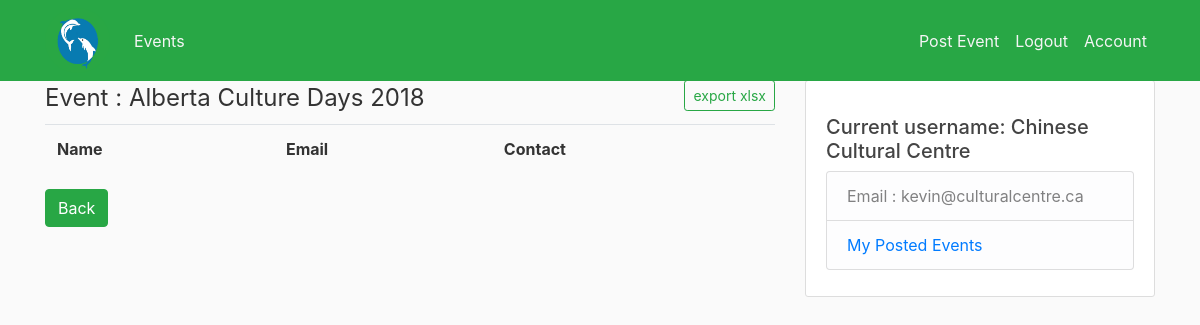
/vlist/1 (signed in), run on the app's committed database.
### volunteer_blog/models.py (models this page shows, shortened)
class Post(db.Model):
    id = db.Column(db.Integer, primary_key=True)
    enroll_close_date = db.Column(db.String(30), nullable=True)
    location = db.Column(db.String(100), nullable=False)
    date = db.Column(db.String(30),  nullable=False)
    time = db.Column(db.String(30), nullable=False)
    title = db.Column(db.String(30),  nullable=False)
    content = db.Column(db.String(1000),  nullable=False)
    user_id = db.Column(db.Integer, db.ForeignKey('user.id'), nullable=False)
    post_created_time = db.Column(db.DateTime, nullable=False, default=datetime.utcnow)
    joins = db.relationship('Join', backref='post', lazy=True)

class User(db.Model, UserMixin):
    id = db.Column(db.Integer, primary_key=True)
    category = db.Column(db.String(30), nullable=False)
    username = db.Column(db.String(40), unique=True, nullable=False)
    email = db.Column(db.String(30), unique=True, nullable=False)
    telephone = db.Column(db.String(30), nullable=True)
    image_file = db.Column(db.String(30), nullable=False, default='default.jpg')
    password = db.Column(db.String(60), nullable=False)
    user_created_time = db.Column(db.DateTime, nullable=False, default=datetime.utcnow)
    authenticated = db.Column(db.Boolean, default=False)
    email_confirmation_sent_on = db.Column(db.DateTime, nullable=True)
    email_confirmed = db.Column(db.Boolean, nullable=True, default=False)
    email_confirmed_on = db.Column(db.DateTime, nullable=True)
    joins = db.relationship('Join', backref='organizer', lazy=True)
    posts = db.relationship('Post', backref='author', lazy=True)

### volunteer_blog/routes.py (the view)
@app.route('/vlist/<int:post_id>', methods=['GET','POST'])
@login_required
def vlist(post_id):
    post_title = Post.query.filter_by(id=post_id).first().title
    or_joins = Join.query.filter_by(organizer_id=current_user.id).all()
    return render_template('vlist.html', title='vlist', or_joins=or_joins, post_id=post_id, post_title=post_title)

### volunteer_blog/models.py (called while the page is built)
@login_manager.user_loader
def load_user(user_id):
    return User.query.get(int(user_id))

### volunteer_blog/templates/vlist.html (shortened to what this page needs)
{% extends 'layout.html' %}
{% block content %}
                    <table class="table table-borderless">
                        <tr>
                            <legend>Event : {{ post_title }}
                                <a class="btn btn-outline-success btn-sm mt-10 mb-9" href={{url_for('return_file',post_id=post_id)}} style="float: right;">export xlsx</a>
                            </legend>
                        </tr>
                        <tr>
                          <th scope="col">Name</th>
                          <th scope="col">Email</th>
                          <th scope="col">Contact</th>
                        </tr>
                    </table>
                <button type="button" class="btn btn-success" ><a href="{{url_for('account')}}" style="color: #fff">Back</a></button>
{% endblock content %}

### volunteer_blog/templates/layout.html (shortened to what this page needs)
<!DOCTYPE html>
<html>
<head>
    <link rel="stylesheet" href="https://maxcdn.bootstrapcdn.com/bootstrap/4.0.0/css/bootstrap.min.css">
    <link rel="stylesheet" type="text/css" href="{{ url_for('static', filename='main.css') }}">
</head>
<body>
   <header class="site-header">
      <nav class="navbar navbar-expand-md navbar-light bg-success fixed-top">
        <div class="container">
            <img class="rounded-circle article-img" src="{{ url_for('static', filename='profile_pics/' + 'logo.jpg') }}">
        <div class="navbar-nav">
            <a class="nav-item nav-link" href="{{ url_for('home') }}">Events</a>
        </div>
          <div class="collapse navbar-collapse" id="navbarToggle">
            <div class="navbar-nav">
                {% if current_user.is_authenticated %}
                    {% if current_user.category=='organization' %}
                        <a class="nav-item nav-link" href="{{ url_for('new_post') }}">Post Event</a>
                    {% endif %}
                    <a class="nav-item nav-link" href="{{ url_for('logout') }}"> Logout </a>
                    <a class="nav-item nav-link" href="{{ url_for('account') }}"> Account </a>
                {% else %}
                    <a class="nav-item nav-link" href="{{ url_for('login') }}">Login</a>
                    <a class="nav-item nav-link" href="{{ url_for('register') }}">Register</a>
                {% endif %}
            </div>
          </div>
        </div>
      </nav>
    </header>
    <main role="main" class="container">
      <div class="row">
        <div class="col-md-8">
          {% block content %}{% endblock %}
        </div>
          {% if current_user.is_authenticated %}
            <div class="col-md-4">
              <div class="content-section">
                  <br>
                <h5> Current username: {{ current_user.username }}</h5>
                  <ul class="list-group">
                    <li class="list-group-item list-group-item-light">Email : {{ current_user.email }}</li>
                    {% if  current_user.category == 'volunteer' %}
                        <li class="list-group-item list-group-item-light"><a href="{{ url_for('account') }}" > Registered Events </a> </li>
                    {% else %}
                        <li class="list-group-item list-group-item-light"><a href="{{ url_for('account') }}" > My Posted Events </a> </li>
                    {% endif %}
                  </ul>
              </div>
            </div>
          {% endif %}
      </div>
    </main>
</body>
</html>

### volunteer_blog/static/main.css (style rules this page uses)
body { background: #fafafa; color: #333333; margin-top: 5rem; }
h1, h2, h3, h4, h5, h6 { color: #444444; }
.site-header .navbar-nav .nav-link { color: #f5f5f5; }
.content-section { background: #ffffff; padding: 10px 20px; border: 1px solid #dddddd; border-radius: 3px; margin-bottom: 20px; }
.article-img { height: 65px; width: 65px; margin-right: 16px; }

### data on the page
Post: title "Alberta Culture Days 2018"
User: username "Chinese Cultural Centre", email "kevin@culturalcentre.ca"
